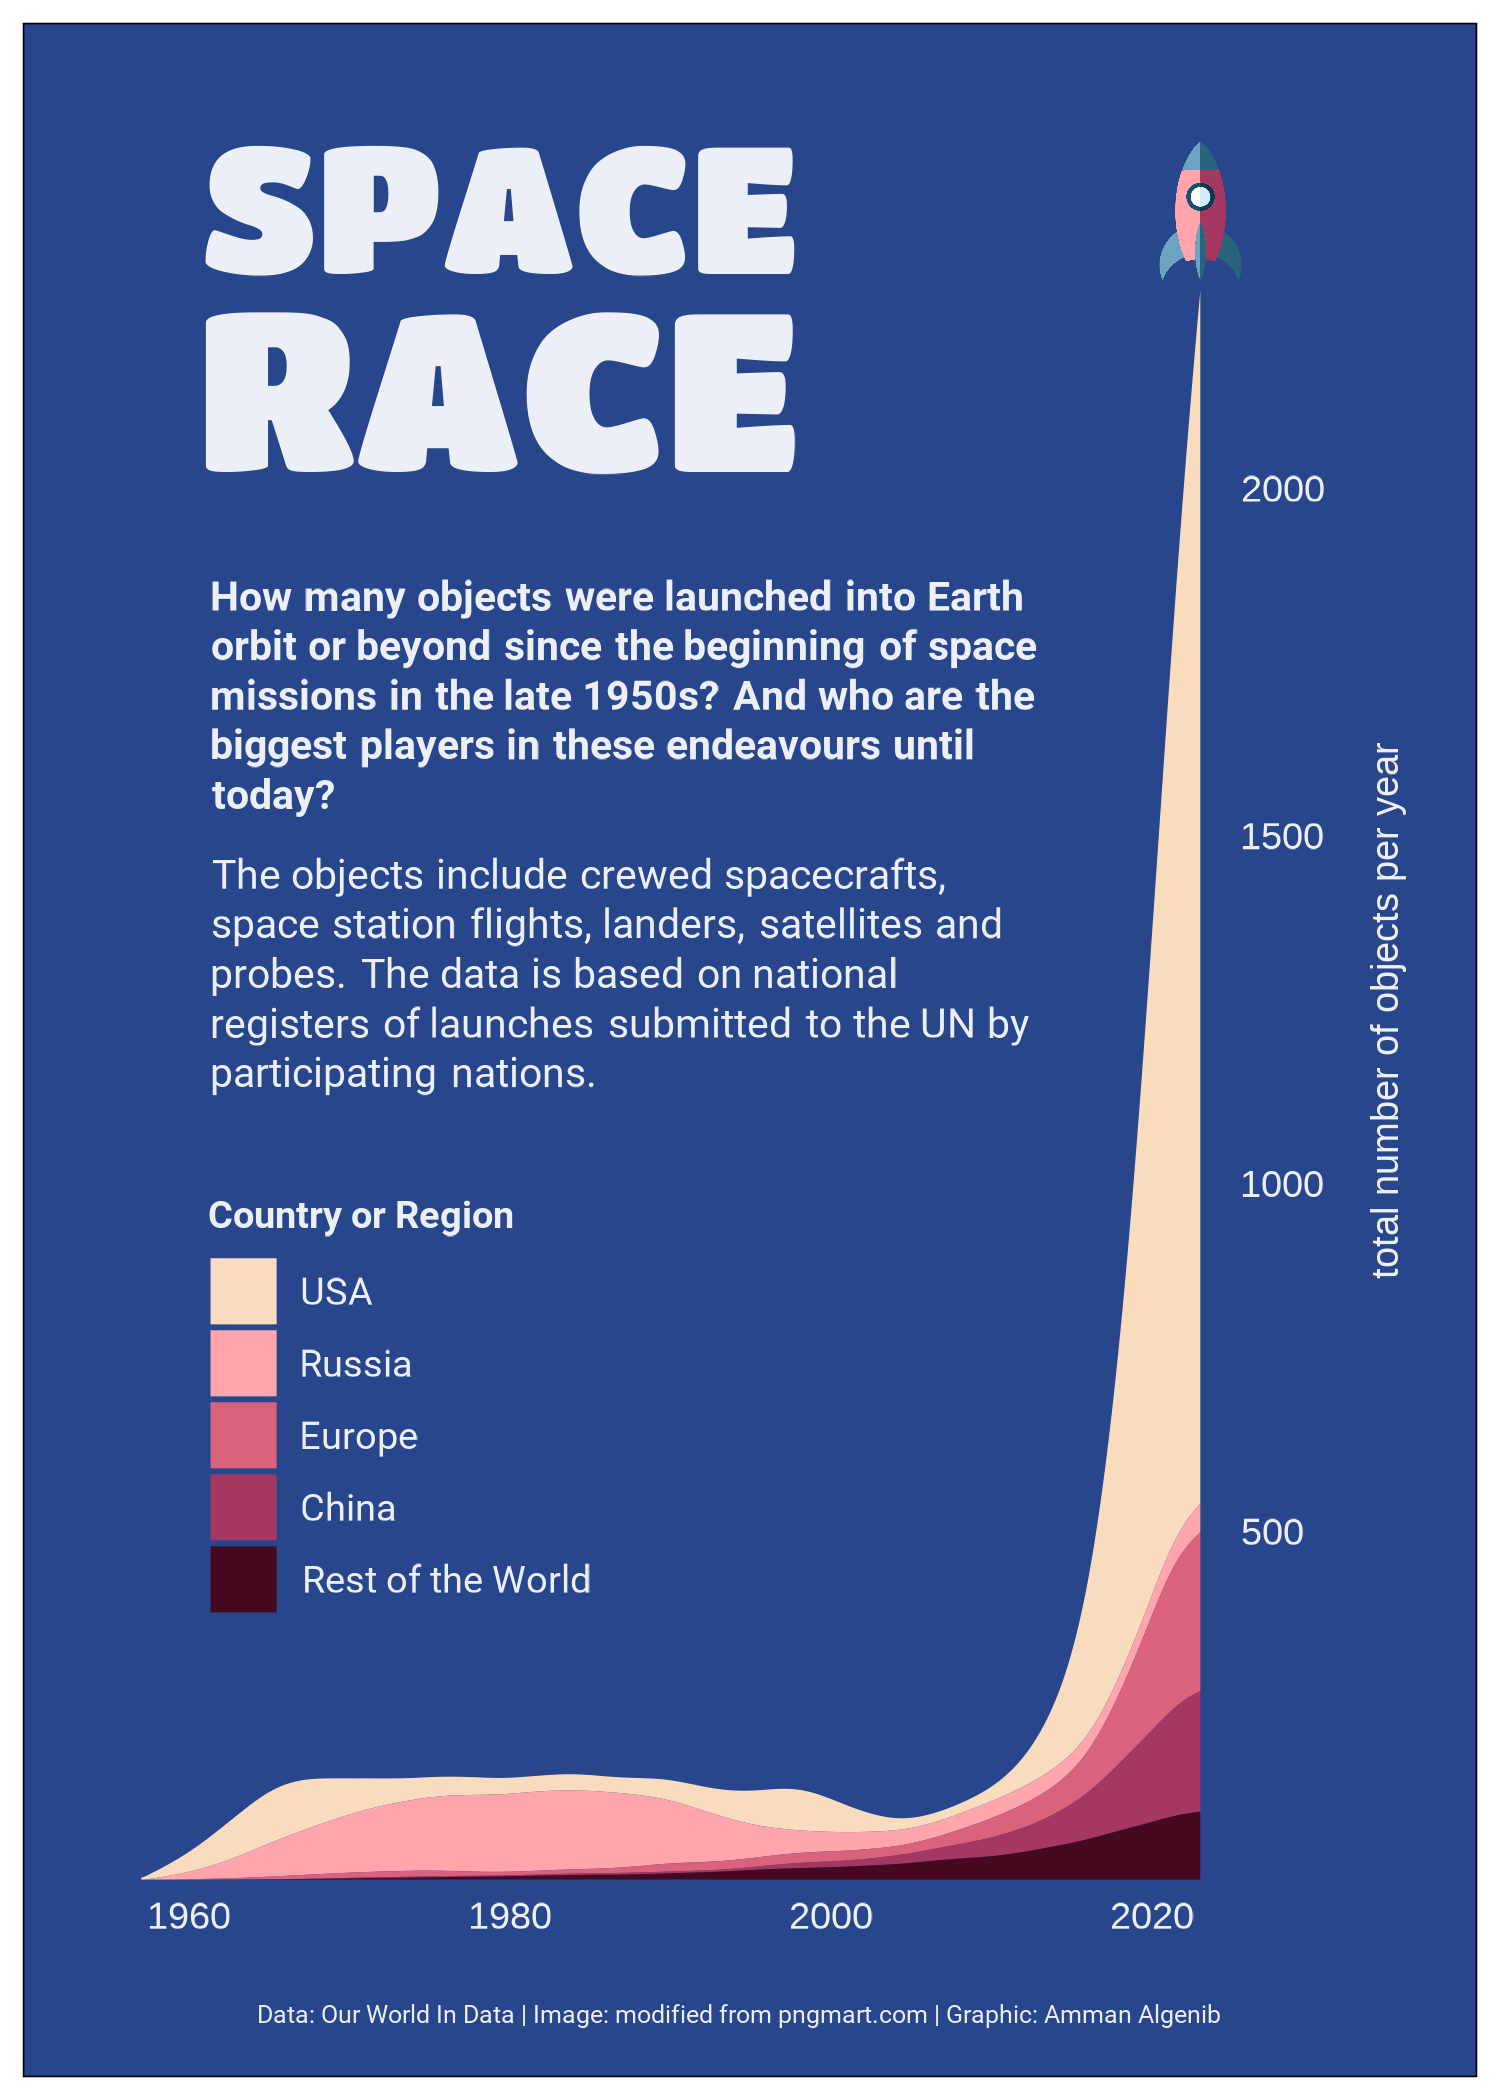

This chart was generated by the following R code:
# loading packages -------------------------------------------------------------

library(tidyverse)
library(tidytuesdayR)
library(ggstream)
library(ggimage)
library(patchwork)
library(glue)
library(png)
library(ggforce)
library(showtext)
library(ggtext)
library(camcorder)


# loading data -----------------------------------------------------------------

tuesdata <- tidytuesdayR::tt_load('2024-04-23')


# setting fonts ----------------------------------------------------------------

font_add_google("Titan One", "titan")
font_add_google("Roboto", "roboto")

ft1 <- "titan"
ft2 <- "roboto"
showtext_auto()
showtext_opts(dpi = 300)


# setting colors ---------------------------------------------------------------

txt <- "#ECEFF6"
bg <- "#28468B"
pal <- c('#F9DBBD', '#FFA5AB', '#DA627D', '#A53860', "#450920")


# setting text  ----------------------------------------------------------------

my_hdl1 <- "SPACE"
my_hdl2 <- "RACE"
my_label1 <- "**How many objects were launched into Earth orbit or beyond since the beginning of space missions in the late 1950s? And who are the biggest players in these endeavours until today?**"
my_label2 <- "The objects include crewed spacecrafts, space station flights, landers, satellites and probes. The data is based on national registers of launches submitted to the UN by participating nations."
my_cap <- "Data: Our World In Data | Image: modified from pngmart.com | Graphic: Amman Algenib"


# setting file paths  ----------------------------------------------------------

my_dir <- "2024w17"


# data wrangling ---------------------------------------------------------------

space_obj <- tuesdata$outer_space_objects |>
  rename(country = Entity, year = Year) |>
  mutate(region = case_when(
    country %in% c("EUMETSAT", "European Space Agency", "European Union", "Eutelsat", "Inmarsat", "Intelsat", "Starsem", "Portugal", "Spain", "Italy", "France", "Switzerland", "Austria", "Netherlands", "Belgium", "Luxembourg", "United Kingdom", "Ireland", "Germany", "Denmark", "Norway", "Sweden", "Finland", "Poland", "Czechia", "Slovakia", "Hungary", "Slovenia", "Greece", "Bulgaria", "Romania", "Ukraine", "Lithuania", "Latvia", "Estonia") ~ "Europe",
    country %in% c("Russia", "Intersputnik") ~ "Russia",
    country == "United States" ~ "USA",
    country == "China" ~ "China"
  )) |>
  filter(!country %in% c("World", "NATO")) |>
  mutate(region = ifelse(is.na(region), "Rest of the World", region)) |> 
  group_by(region, year) |> 
  summarize(objects = sum(num_objects))

region_order <- c("USA", "Russia", "Europe", "China", "Rest of the World")
space_obj$region <- factor(space_obj$region, levels = region_order)

rocket <- readPNG(file.path(my_dir, "rocket_mod.png"), native = TRUE)


# recording --------------------------------------------------------------------

gg_record(
  dir = file.path(my_dir, "img"),
  device = "png",
  width = 5,
  height = 7,
  units = "in",
  dpi = 300
)


# plotting ---------------------------------------------------------------------

plt <- space_obj |> 
  ggplot() +
  
  # base plot
  geom_stream(aes(x = year, y = objects, fill = region), type = "ridge"
  ) +
  
  # axes scaling
  scale_x_continuous(limits = c(1957, 2023), expand = c(0, 0), position = "bottom", breaks = seq(1960, 2020, 20)) +
  scale_y_continuous(limits = c(0, 2500), expand = c(0,0), position = "right", breaks = seq(500, 2000, 500)
  ) +
  
  # labels
  annotate("text", x = 1961, y = 2490, label = my_hdl1, family = ft1, size = 15, colour = txt, hjust = 0, vjust = 1) +
  annotate("text", x = 1961, y = 2250, label = my_hdl2, family = ft1, size = 18.7, colour = txt, hjust = 0, vjust = 1) +
  annotate("text_box", x = 1960, y = 1900, label = my_label1, family = ft2, size = 3.5, colour = txt, hjust = 0, vjust = 1, width = unit(7.5, "cm"), fill = NA, box.colour = NA) +
  annotate("text_box", x = 1960, y = 1500, label = my_label2, family = ft2, size = 3.5, colour = txt, hjust = 0, vjust = 1, width = unit(7.5, "cm"), fill = NA, box.colour = NA) +
  labs(
    caption = my_cap,
    y = "total number of objects per year"
    ) +
  
  # theme
  theme_void() +
  theme(
    # plot
    plot.margin = unit(c(1, 1, 1, 1), "cm"),
    # axes
    axis.title.y = element_text(size = 9, colour = txt, vjust = -5, hjust = 0.5, angle = 90),
    axis.text.x = element_text(size = 9, colour = txt, margin = margin(t = 0, b = 0, r = 0, l = 0), vjust = -2),
    axis.text.y = element_text(size = 9, colour = txt, margin = margin(t = 0, b = 0, r = 0, l = 10), hjust = 0),
    axis.line = element_blank(),
    #legend
    legend.position = c(0.135, 0.2), 
    legend.justification = c(0.2, 0.2),
    legend.text = element_text(size = 9, colour = txt, family = ft2),
    legend.title = element_text(size = 9, colour = txt, family = ft2, face = "bold"),
    #plot
    plot.caption = element_text(size = 6, colour = txt, family = ft2, hjust = 1.2, vjust = -12),
    plot.background = element_rect(fill = bg)
    ) +
  
  # other
  guides(fill = guide_legend(
    title = "Country or Region")
  ) +
  
  scale_fill_manual(values = pal)


# adding image  ----------------------------------------------------------------

plt_combined <- plt +
  inset_element(p = rocket,
                left = 0.95,
                bottom = 0.92,
                right = 1.05,
                top = 1.0) +
  theme(
    rect = element_rect(fill = "transparent"),
    plot.background = element_rect(color = "transparent")
    )

plt_combined
